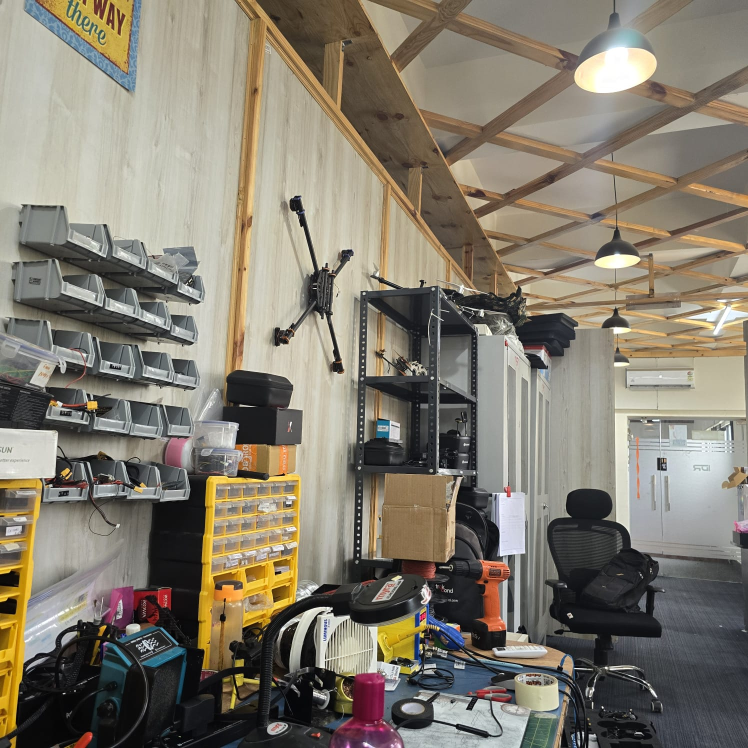
#> input picture img1.jpg, 1496 x 1496 px, found by its file name (shown at 1/2 size)
$ python test_2.py
#> lines starting #> are read from the running program, lines starting #| are printed output that depends on the picture
import cv2
import numpy as np
import os
import argparse
import csv

# --- Constants ---
MIN_MATCH_COUNT = 10
RANSAC_REPROJ_THRESH = 5.0
ORB_FEATURES = 5000
OVERLAP_THRESHOLD = 0.5  # 50% overlap threshold
MATCH_RATIO = 0.75       # Lowe’s ratio threshold

def resize_for_display(image, max_width=960):
    """Resizes an image to a maximum width for display, maintaining aspect ratio."""
    h, w = image.shape[:2]
    if w > max_width:
        ratio = max_width / w
        return cv2.resize(image, (max_width, int(h * ratio)), interpolation=cv2.INTER_AREA)
    return image


def log_results(log_path, image1, image2, matches, inliers, iou):
    """Log results to CSV file for analysis."""
    header = ["Image1", "Image2", "Matches", "Inliers", "IoU"]
    row = [image1, image2, matches, inliers, f"{iou:.4f}"]

    file_exists = os.path.isfile(log_path)
    with open(log_path, "a", newline="") as f:
        writer = csv.writer(f)
        if not file_exists:
            writer.writerow(header)
        writer.writerow(row)

def classical_pipeline(img1_path: str, img2_path: str, use_flann=False, log_file="results.csv") -> None:
    # --- File Check ---
#> called with use_flann = False, log_file = 'results.csv'
    if not os.path.isfile(img1_path):
        print(f"Error: Image file not found at path: {img1_path}")
        return
    if not os.path.exists(img2_path):
        print(f"Error: Image file not found at path: {img2_path}")
        return

    # Load images
    img1 = cv2.imread(img1_path, cv2.IMREAD_COLOR)
#> img1 is the input picture: shape (1496, 1496, 3); mean B, G, R 110.9, 124.3, 131
    img2 = cv2.imread(img2_path, cv2.IMREAD_COLOR)
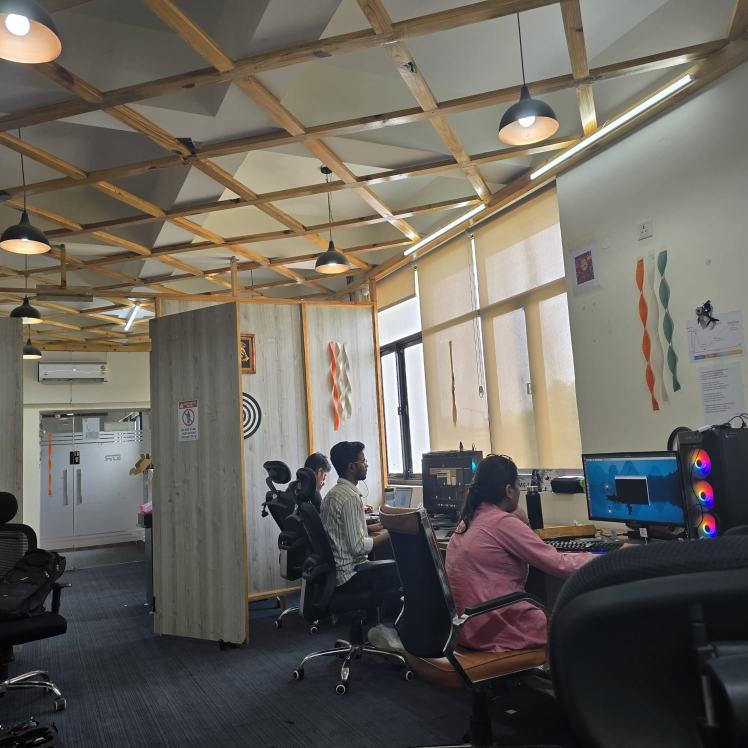
#> input picture img2.jpg, 1496 x 1496 px, found by its file name (shown at 1/2 size)
#> img2 is the input picture: shape (1496, 1496, 3); mean B, G, R 94.3, 101.6, 106

    if img1 is None or img2 is None:
        print("Error: Could not decode images.")
        return

    print("Images loaded successfully. Finding features...")

    # Step 1: ORB Feature Detection
    orb = cv2.ORB_create(ORB_FEATURES)
    kp1, des1 = orb.detectAndCompute(img1, None)
#> kp1 = 5000 keypoints; strongest (x, y, size): (306, 1287, 31), (302, 1284, 31), (902, 1182, 31), (664, 1217, 31)
    kp2, des2 = orb.detectAndCompute(img2, None)
#> kp2 = 5000 keypoints; strongest (x, y, size): (1168, 955, 31), (1167, 953, 31), (1167, 957, 31), (948, 900, 31)

    if des1 is None or des2 is None:
        print("Error: Could not compute descriptors.")
        return

    # Step 2: Feature Matching
    if use_flann:
        index_params = dict(algorithm=6,  # FLANN with LSH
                            table_number=6, key_size=12, multi_probe_level=1)
        search_params = dict(checks=50)
        matcher = cv2.FlannBasedMatcher(index_params, search_params)
        raw_matches = matcher.knnMatch(des1, des2, k=2)
    else:
        bf = cv2.BFMatcher(cv2.NORM_HAMMING, crossCheck=False)
        raw_matches = bf.knnMatch(des1, des2, k=2)
#> raw_matches = 5000 matches

    # Apply Lowe's ratio test
    good_matches = []
    for m, n in raw_matches:
        if m.distance < MATCH_RATIO * n.distance:
            good_matches.append(m)
#> after the loop, good_matches = 100 matches

    print(f"Raw matches: {len(raw_matches)}, Good matches after ratio test: {len(good_matches)}")
#| Raw matches: 5000, Good matches after ratio test: 100

    warped_img, iou = None, 0.0
    inliers_count = 0

    # Step 3: Robust Homography Estimation
    if len(good_matches) > MIN_MATCH_COUNT:
        src_pts = np.float32([kp1[m.queryIdx].pt for m in good_matches]).reshape(-1, 1, 2)
#> src_pts = 100 rows, first 8: [1324, 919], [1281, 1149], [1329, 935], [1332, 940], [1329, 919], [1262, 1093], [1327, 935], [1306, 840]
        dst_pts = np.float32([kp2[m.trainIdx].pt for m in good_matches]).reshape(-1, 1, 2)
#> dst_pts = 100 rows, first 8: [150, 906], [93, 1148], [155, 922], [157, 927], [154, 906], [74.4, 1094.4], [152, 922], [135, 829]

        H, mask = cv2.findHomography(src_pts, dst_pts, cv2.RANSAC, RANSAC_REPROJ_THRESH)
#> H = [[-11.21, 0.351, 13070.9], [-6.45, -9.63, 8636.3], [-0.00804, -1.33e-05, 1]]; mask = 100 values, max 1 at index 0, min 0 at index 17, mean 0.62

        if H is not None:
            inliers_count = int(mask.sum())
#> inliers_count = 62
            print(f"Homography computed. Inliers: {inliers_count}/{len(good_matches)}")
#| Homography computed. Inliers: 62/100

            # Step 4: Calculate Overlap
            h, w, _ = img1.shape
#> h = 1496; w = 1496
            corners = np.float32([[0, 0], [0, h], [w, h], [w, 0]]).reshape(-1, 1, 2)
            warped_corners = cv2.perspectiveTransform(corners, H)
#> warped_corners = [[13070.9, 8636.3], [13873.3, -5894.9], [286.8, 1396], [335, 91.56]]

            poly1 = np.array(corners.reshape(-1, 2), np.int32)
            poly2 = np.array(warped_corners.reshape(-1, 2), np.int32)
#> poly2 = [[13070, 8636], [13873, -5894], [286, 1395], [334, 91]]

            all_points = np.concatenate((poly1, poly2), axis=0)
#> all_points = [[0, 0], [0, 1496], [1496, 1496], [1496, 0], [13070, 8636], [13873, -5894], [286, 1395], [334, 91]]
            x_min, y_min = np.min(all_points, axis=0)
#> x_min = 0; y_min = -5894
            x_max, y_max = np.max(all_points, axis=0)
#> x_max = 13873; y_max = 8636

            mask_w, mask_h = int(x_max - x_min), int(y_max - y_min)
#> mask_w = 13873; mask_h = 14530

            if mask_h > 0 and mask_w > 0:
                mask1 = np.zeros((mask_h, mask_w), dtype=np.uint8)
                mask2 = np.zeros((mask_h, mask_w), dtype=np.uint8)

                cv2.fillPoly(mask1, [poly1 - [x_min, y_min]], 255)
                cv2.fillPoly(mask2, [poly2 - [x_min, y_min]], 255)

                intersection = np.logical_and(mask1, mask2).sum()
#> intersection = 715648
                union = np.logical_or(mask1, mask2).sum()
#> union = 90236205
                iou = intersection / union if union > 0 else 0
#> iou = 0.00793

                print(f"Overlap IoU: {iou:.4f} ({iou*100:.2f}%)")
#| Overlap IoU: 0.0079 (0.79%)
            else:
                print("Could not calculate IoU.")

            warped_img = cv2.warpPerspective(img1, H, (img2.shape[1], img2.shape[0]))
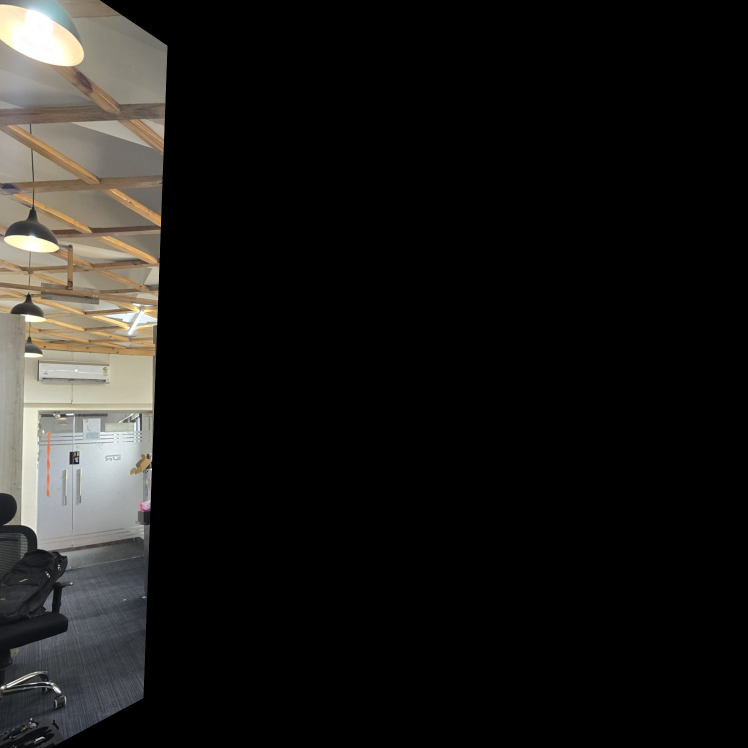
#> warped_img: shape (1496, 1496, 3) (shown at 1/2 size); mean B, G, R 24.1, 26.1, 27.2
        else:
            print("Homography could not be computed.")
    else:
        print(f"Not enough matches found - {len(good_matches)}/{MIN_MATCH_COUNT}")

    # Log results
    log_results(log_file, img1_path, img2_path, len(good_matches), inliers_count, iou)

    # Step 5: Visualization
    # Create the image showing feature matches. NOT_DRAW_SINGLE_POINTS makes it cleaner.
    match_img = cv2.drawMatches(img1, kp1, img2, kp2, good_matches[:50], None, flags=cv2.DrawMatchesFlags_NOT_DRAW_SINGLE_POINTS)
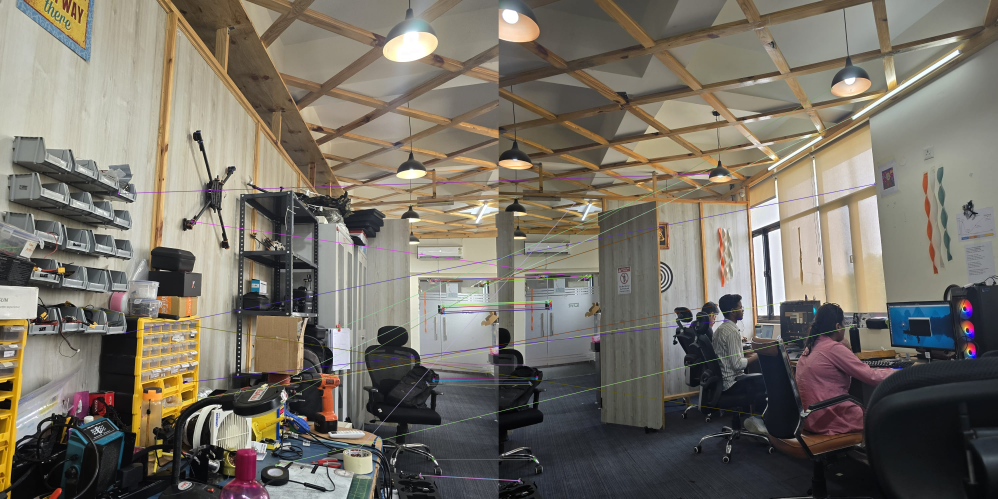
#> match_img: shape (1496, 2992, 3) (shown at 1/3 size); mean B, G, R 102.7, 113, 118.6

    # --- Consolidated Display Block ---
    # Display the original images, resized for context
    cv2.imshow("Image 1 (Original)", resize_for_display(img1))
    cv2.imshow("Image 2 (Original)", resize_for_display(img2))
#> call 2 of resize_for_display, with max_width = 960
#> in resize_for_display (call 2), `return cv2.resize(image, (max_width, int(h * ratio)), interpolation=cv..`:
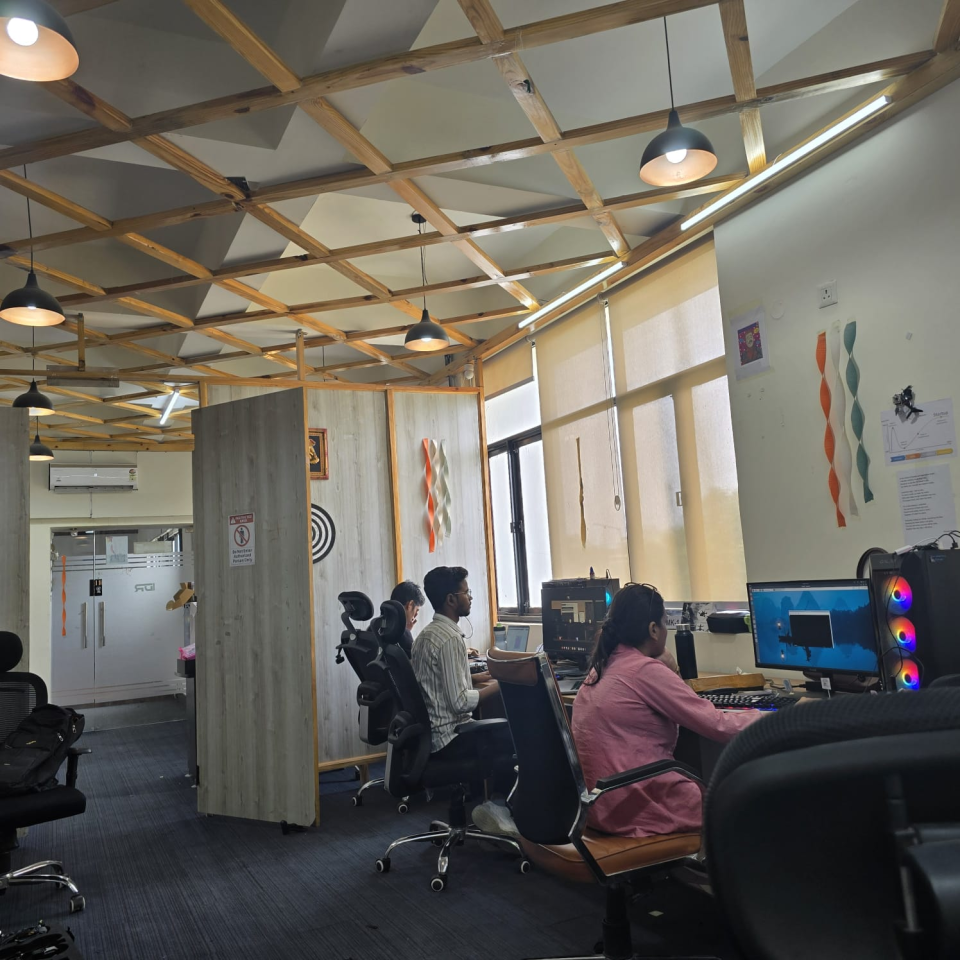
#> returned value: shape (960, 960, 3); mean of channels 0, 1, 2 94.3, 101.6, 106; drawn as B, G, R

    # Display the matches image, which is wider, with a larger max width
    cv2.imshow("Feature Matches", resize_for_display(match_img, max_width=1800))
#> call 3 of resize_for_display, with max_width = 1800
#> in resize_for_display (call 3), `return cv2.resize(image, (max_width, int(h * ratio)), interpolation=cv..`:
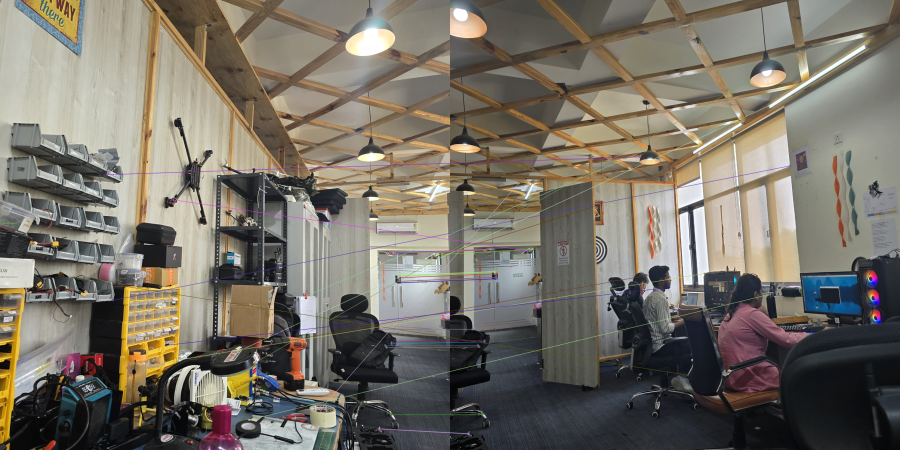
#> returned value: shape (900, 1800, 3) (shown at 1/2 size); mean of channels 0, 1, 2 102.7, 113, 118.6; drawn as B, G, R

    # Display the warped image if it was created
    if warped_img is not None:
        cv2.imshow("Image 1 (Warped to align with Image 2)", resize_for_display(warped_img))
#> call 4 of resize_for_display, with max_width = 960
#> in resize_for_display (call 4), `return cv2.resize(image, (max_width, int(h * ratio)), interpolation=cv..`:
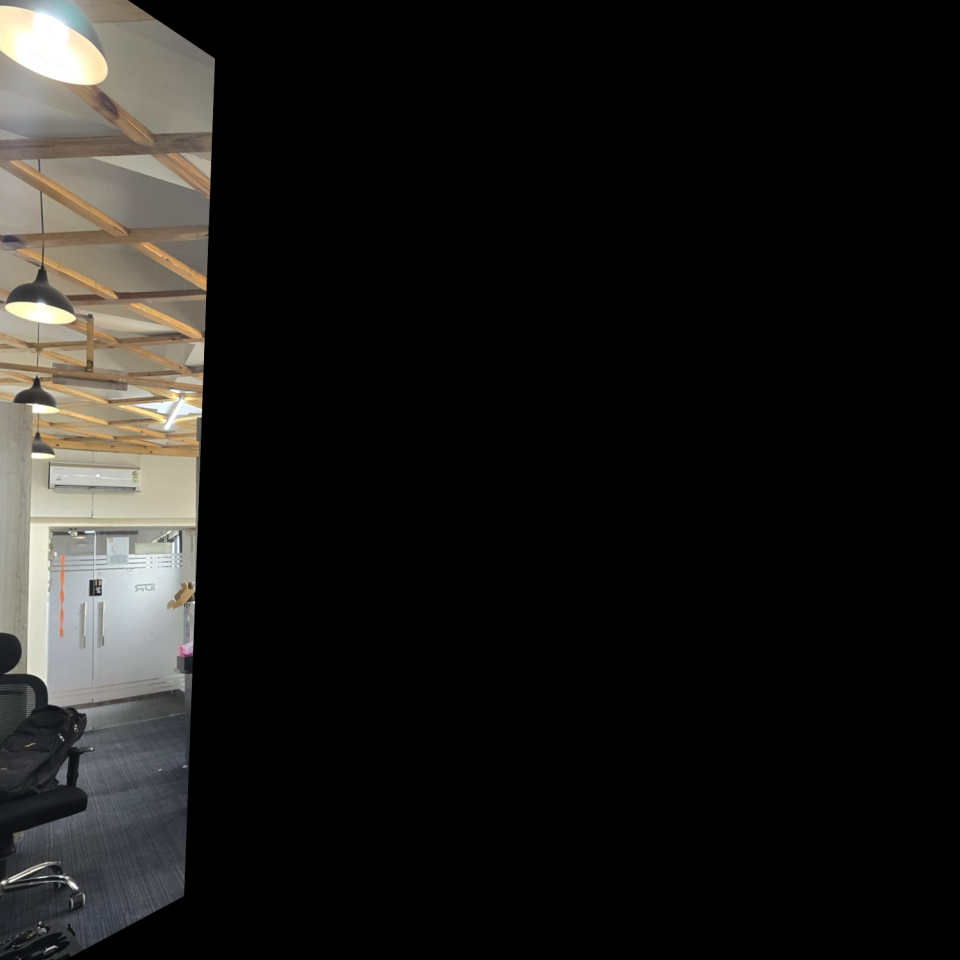
#> returned value: shape (960, 960, 3); mean of channels 0, 1, 2 24.1, 26.1, 27.2; drawn as B, G, R

    cv2.waitKey(0)
    cv2.destroyAllWindows()


# Example usage
if __name__ == "__main__":
    parser = argparse.ArgumentParser(description='Improved CV pipeline with ratio test, inlier count, and logging.')
    parser.add_argument(
        'image1',
        type=str,
        nargs='?',
        default=r"d:\Autonomous_Drone_Works\GPS_denied\program\img1.jpg",
        help='Path to the first image (default: img1.jpg in script directory).'
    )
    parser.add_argument(
        'image2',
        type=str,
        nargs='?',
        default=r"d:\Autonomous_Drone_Works\GPS_denied\program\img2.jpg",
        help='Path to the second image (default: img2.jpg in script directory).'
    )
    parser.add_argument('--flann', action='store_true', help='Use FLANN matcher instead of brute force.')
    parser.add_argument('--log', type=str, default='results.csv', help='Path to log CSV file.')
    args = parser.parse_args()

    classical_pipeline(args.image1, args.image2, use_flann=args.flann, log_file=args.log)
